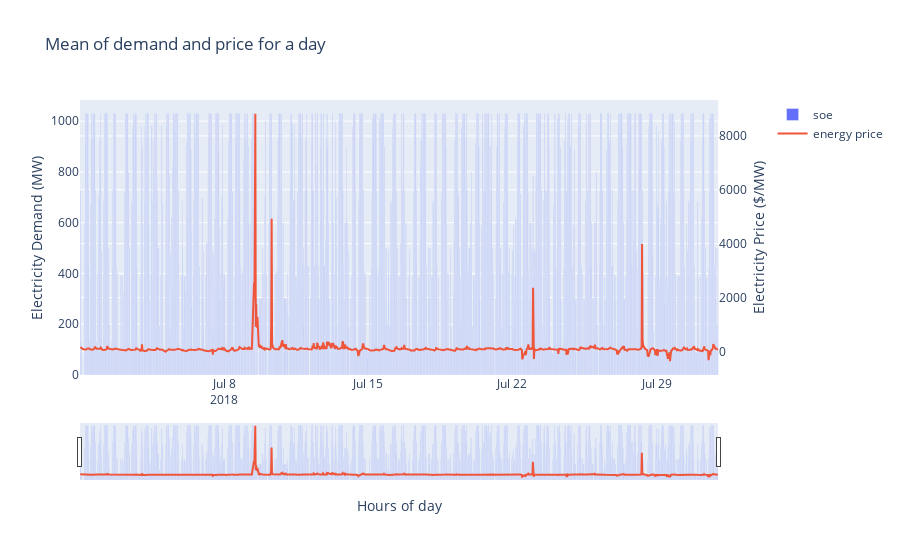

The code cell stored with this chart in its notebook:
### Code cell
fig = make_subplots(specs=[[{"secondary_y": True}]])
fig.add_trace(go.Bar(x=results['timestamp'], y=results['soe'], name='soe'), secondary_y=False)
fig.add_trace(go.Scatter(x=results['timestamp'], y=results['energy_price'], name='energy price'), secondary_y=True)

# Add figure title
fig.update_layout(
    title_text="Mean of demand and price for a day",
    xaxis_rangeslider_visible=True,
)

# Set x-axis title
fig.update_xaxes(title_text="Hours of day")

# Set y-axes titles
fig.update_yaxes(title_text="Electricity Demand (MW)", secondary_y=False)
fig.update_yaxes(title_text="Electricity Price ($/MW)", secondary_y=True)

fig.show()

### Figure 1 — Plotly figure (JSON) as saved in the notebook; plotly's stock layout.template omitted (floating-point values rounded to 4 significant figures; data arrays with more than 128 entries replaced by an {"elided": "..."} marker saying what was removed)
{"data": [{"name": "soe", "type": "bar", "x": {"elided": "1487 str values"}, "xaxis": "x", "y": {"elided": "1487 float values"}, "yaxis": "y"}, {"name": "energy price", "type": "scatter", "x": {"elided": "1487 str values"}, "xaxis": "x", "y": {"elided": "1487 float values"}, "yaxis": "y2"}], "layout": {"title": {"text": "Mean of demand and price for a day"}, "xaxis": {"anchor": "y", "domain": [0, 0.94], "rangeslider": {"visible": true}, "title": {"text": "Hours of day"}}, "yaxis": {"anchor": "x", "domain": [0, 1], "title": {"text": "Electricity Demand (MW)"}}, "yaxis2": {"anchor": "x", "overlaying": "y", "side": "right", "title": {"text": "Electricity Price ($/MW)"}}}}
